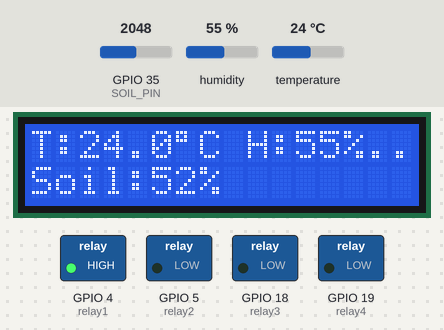
This sketch was run on a simulated ESP32. On the bench: 16×2 character LCD, switched loads named in the sketch (green lamp = pin HIGH). Dashed ring = blinking. Inputs (shaded band) come from the test bench; at power-on: humidity 55 %, GPIO 35 (SOIL_PIN) = 2048, temperature 24 °C. What the sketch prints to the serial monitor is not drawn.

Above: at 1.7 s.
1.8 s: humidity set to 22 %
At 6.9 s:
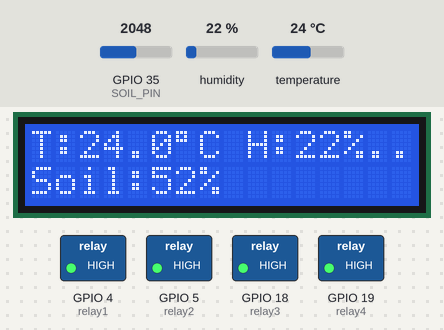
8.1 s: GPIO 35 (SOIL_PIN) set to 2866
At 11.7 s:
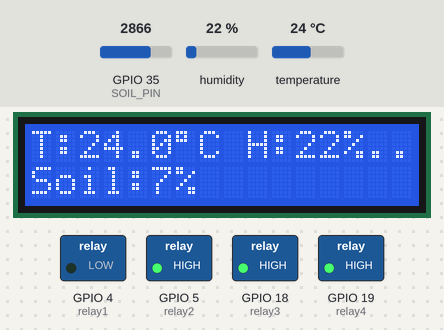
14.4 s: temperature set to 12 °C
At 18.0 s:
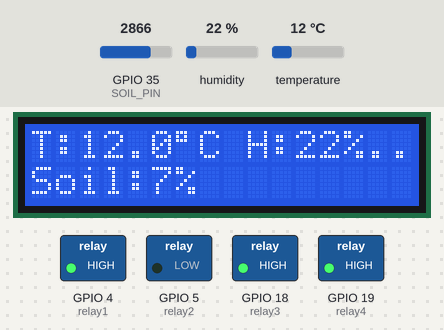
20.7 s: GPIO 35 (SOIL_PIN) set to 3603
At 24.2 s:
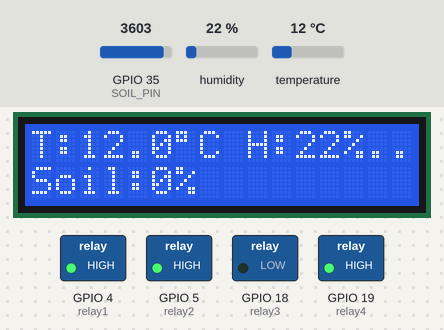
27.0 s: humidity set to 40 %
At 32.7 s:
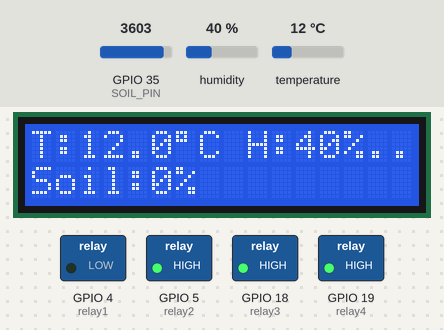
33.8 s: GPIO 35 (SOIL_PIN) set to 2047
At 40.86 s:
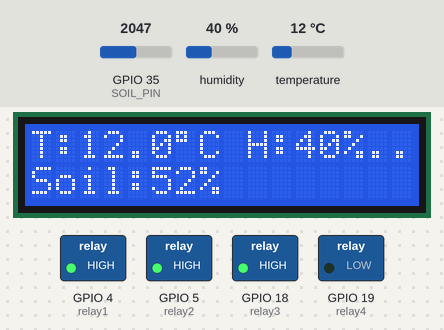
Timing chart, 0 to 41.1 s (numbered marks = the images above; inputs shaded):
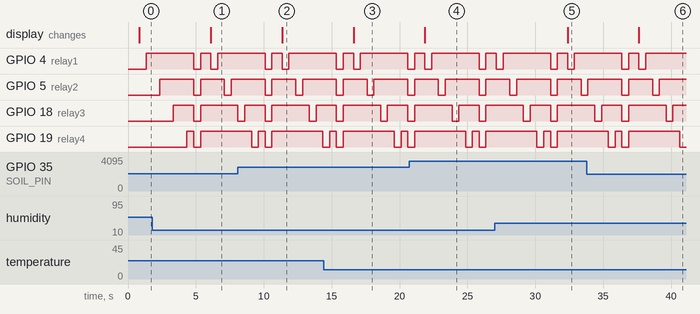

Measured:
- after the input at 1.8 s, the display: changes after 4.3 s (image 1)
- after the input at 8.1 s, the display: changes after 3.3 s (image 2)
- after the input at 14.4 s, the display: changes after 2.2 s (image 3)
- after the input at 20.7 s, the display: changes after 1.2 s (image 4)
- after the input at 27.0 s, the display: changes after 5.4 s (image 5)
- after the input at 33.8 s, the display: changes after 3.8 s (image 6)
- by itself, GPIO 4 (relay1): alternates HIGH for 0.76 s and LOW for 0.50 s, 4 changes in all, then stays HIGH

The sketch:

05dht_lcd1602_relay_soil.ino
```cpp
#include <Wire.h>                         // ไลบรารีสื่อสาร I2C (ใช้กับ LCD I2C และอุปกรณ์ I2C อื่น ๆ)
#include <LiquidCrystal_I2C.h>            // ไลบรารีควบคุมจอ LCD ผ่าน I2C
//Download ได้จาก https://drive.google.com/file/d/1hkmODw9q8CdxQx99Bp1Eu2foACQ-C4Sx/view?usp=sharing
LiquidCrystal_I2C lcd(0x27, 16, 2);       // สร้างออบเจกต์ LCD ที่แอดเดรส 0x27 ขนาด 16 คอลัมน์ 2 แถว (บางจออาจเป็น 0x3F)

#define SOIL_PIN 35                       // กำหนดขา ADC ของ ESP32 สำหรับอ่านค่าความชื้นดิน (GPIO35 เป็น input-only)
#define relay1 4                          // ขารีเลย์ 1 (GPIO4)
#define relay2 5                          // ขารีเลย์ 2 (GPIO5)
#define relay3 18                         // ขารีเลย์ 3 (GPIO18)
#define relay4 19                         // ขารีเลย์ 4 (GPIO19)

#include <DHT.h>                          // ไลบรารี Adafruit DHT สำหรับอ่านอุณหภูมิ/ความชื้นอากาศ
#define DHTPIN 15                         // ขาที่ต่อ DATA ของ DHT11 (GPIO15)
#define DHTTYPE DHT11                     // ประเภทเซ็นเซอร์ DHT ที่ใช้ (DHT11)
DHT dht(DHTPIN, DHTTYPE);                 // สร้างออบเจกต์ dht เพื่อเรียกใช้งาน readTemperature/readHumidity

const int SOIL_DRY_ADC = 3000;            // ค่าดิบ ADC เมื่อดินแห้ง (ต้องคาลิเบรตจากอุปกรณ์จริง)
const int SOIL_WET_ADC = 1200;            // ค่าดิบ ADC เมื่อดินเปียกมาก (ต้องคาลิเบรตจากอุปกรณ์จริง)

void setup() {
  Serial.begin(9600);                     // เปิด Serial Monitor ที่ความเร็ว 9600 bps สำหรับดีบัก/แสดงค่า
  dht.begin();                            // เริ่มต้นการทำงานของ DHT11

  pinMode(SOIL_PIN, INPUT);               // ตั้งโหมดขาอ่านความชื้นดินเป็น INPUT

  pinMode(relay1, OUTPUT);                // ตั้งขารีเลย์ 1 เป็น OUTPUT
  pinMode(relay2, OUTPUT);                // ตั้งขารีเลย์ 2 เป็น OUTPUT
  pinMode(relay3, OUTPUT);                // ตั้งขารีเลย์ 3 เป็น OUTPUT
  pinMode(relay4, OUTPUT);                // ตั้งขารีเลย์ 4 เป็น OUTPUT

  digitalWrite(relay1, LOW);              // กำหนดให้รีเลย์ 1 ปิดเริ่มต้น (ขึ้นอยู่กับโมดูลว่า Active-LOW/Active-HIGH)
  digitalWrite(relay2, LOW);              // กำหนดให้รีเลย์ 2 ปิดเริ่มต้น
  digitalWrite(relay3, LOW);              // กำหนดให้รีเลย์ 3 ปิดเริ่มต้น
  digitalWrite(relay4, LOW);              // กำหนดให้รีเลย์ 4 ปิดเริ่มต้น

  lcd.begin();                            // เริ่มต้นการทำงานของ LCD (สำหรับไลบรารีนี้ใช้ begin() แบบไม่ใส่พารามิเตอร์)
  lcd.backlight();                        // เปิดไฟพื้นหลัง LCD
  lcd.clear();                            // ล้างหน้าจอ
  lcd.setCursor(0, 0);                    // ย้ายเคอร์เซอร์ไปคอลัมน์ 0 แถว 0 (บรรทัดบน)
  lcd.print("System Booting...");         // แสดงข้อความบูตระบบ
  delay(500);                             // หน่วงเล็กน้อยให้เห็นข้อความเริ่มต้น
}

void loop() {
  float h = dht.readHumidity();           // อ่านค่าความชื้นอากาศ (%RH) จาก DHT11
  float t = dht.readTemperature();        // อ่านค่าอุณหภูมิ (°C) จาก DHT11

  int soilRaw = analogRead(SOIL_PIN);     // อ่านค่า ADC (0–4095) จากเซ็นเซอร์ความชื้นดิน
  int span = SOIL_DRY_ADC - SOIL_WET_ADC; // คำนวณช่วงระหว่างค่าดินแห้งกับดินเปียก
  if (span <= 0) span = 1;                // ป้องกันหารด้วยศูนย์กรณีคาลิเบรตผิด
  int soilPct = (int)(((float)(SOIL_DRY_ADC - soilRaw) * 100.0f) / (float)span); // map ค่า ADC → % ความชื้นดิน
  soilPct = constrain(soilPct, 0, 100);   // จำกัดค่าให้อยู่ช่วง 0–100%

  Serial.print("Temperature: ");          // พิมพ์หัวข้ออุณหภูมิ
  Serial.print(t); Serial.print(" C | Humidity: ");   // แสดงค่าอุณหภูมิและหน่วย
  Serial.print(h); Serial.print(" % | Soil RAW: ");   // แสดงค่าความชื้นอากาศและต่อด้วยค่า ADC ดิบ
  Serial.print(soilRaw); Serial.print(" | Soil: ");   // แสดงค่า ADC แล้วคั่นด้วย "Soil:"
  Serial.print(soilPct); Serial.println(" %");        // แสดง % ความชื้นดินและขึ้นบรรทัดใหม่
  delay(200);                              // หน่วงเล็กน้อยเพื่อลดภาระการพิมพ์/ความถี่การอ่าน

  // บรรทัดแรก: TEMP + HUMI (ย่อข้อความให้พอดีกับ 16 ตัวอักษร)
  lcd.setCursor(0, 0);                    // เคอร์เซอร์ไปต้นบรรทัดแรก
  lcd.print("T:");                        // ป้ายกำกับอุณหภูมิ
  if (isnan(t)) lcd.print("--.-");        // ถ้าอ่านไม่สำเร็จ แสดง --.-
  else           lcd.print(t, 1);         // แสดงทศนิยม 1 ตำแหน่ง (อ่านง่าย ไม่สั่นมาก)
  lcd.print((char)223); lcd.print("C ");  // แสดงสัญลักษณ์องศา (°) แล้วตามด้วย C และช่องว่าง
  lcd.print("H:");                        // ป้ายกำกับความชื้นอากาศ
  if (isnan(h)) lcd.print("--.-");        // ถ้าอ่านไม่สำเร็จ แสดง --.-
  else           lcd.print(h, 0);         // แสดงเป็นจำนวนเต็ม (0 ตำแหน่ง) ให้พอดี 16 ช่อง
  lcd.print("%");                         // หน่วย %

  // บรรทัดสอง: SOIL
  lcd.setCursor(0, 1);                    // เคอร์เซอร์ไปต้นบรรทัดที่สอง
  lcd.print("Soil:");                     // ป้ายกำกับความชื้นดิน
  lcd.print(soilPct);                     // แสดง % ความชื้นดิน
  lcd.print("%     ");                    // เติมช่องว่างท้ายบรรทัดเพื่อลบเศษตัวอักษรรอบก่อน

  // ทดสอบรีเลย์ (โค้ดเดิม)
  digitalWrite(relay1, LOW);  delay(500); // รีเลย์ 1 → LOW (ขึ้นกับ Active-LOW/HIGH ของบอร์ด)
  digitalWrite(relay1, HIGH); delay(500); // รีเลย์ 1 → HIGH

  digitalWrite(relay2, LOW);  delay(500); // รีเลย์ 2 → LOW
  digitalWrite(relay2, HIGH); delay(500); // รีเลย์ 2 → HIGH

  digitalWrite(relay3, LOW);  delay(500); // รีเลย์ 3 → LOW
  digitalWrite(relay3, HIGH); delay(500); // รีเลย์ 3 → HIGH

  digitalWrite(relay4, LOW);  delay(500); // รีเลย์ 4 → LOW
  digitalWrite(relay4, HIGH); delay(500); // รีเลย์ 4 → HIGH

  digitalWrite(relay1, LOW);              // ปิดรีเลย์ทั้งหมด (หรือเปิด ถ้า Active-LOW)
  digitalWrite(relay2, LOW);
  digitalWrite(relay3, LOW);
  digitalWrite(relay4, LOW);
  delay(500);                             // เว้นระยะให้ดูการเปลี่ยนสถานะได้

  digitalWrite(relay1, HIGH);             // เปิดรีเลย์ทั้งหมด (หรือปิด ถ้า Active-LOW)
  digitalWrite(relay2, HIGH);
  digitalWrite(relay3, HIGH);
  digitalWrite(relay4, HIGH);
  delay(500);                             // เว้นระยะก่อนวนรอบใหม่
}
```
